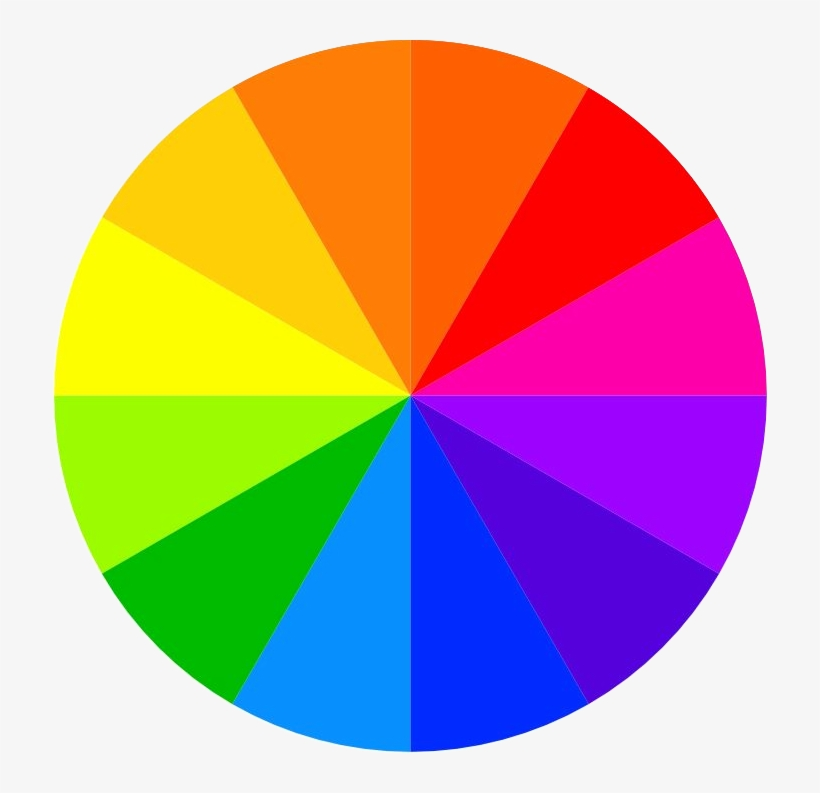
#> input picture Images/colorwheel.png, 820 x 793 px, found by its file name
$ python '1. Basic Image Procressing.py'
#> lines starting #> are read from the running program, lines starting #| are printed output that depends on the picture
import cv2
import os
import numpy as np

# Reading Image
img = cv2.imread("Images\colorwheel.png")
#> img is the input picture: shape (793, 820, 3); mean B, G, R 155, 162.3, 193.7
cb = cv2.imread("Images\chessboard.png")

# Operations on Image
img1 = img + 150
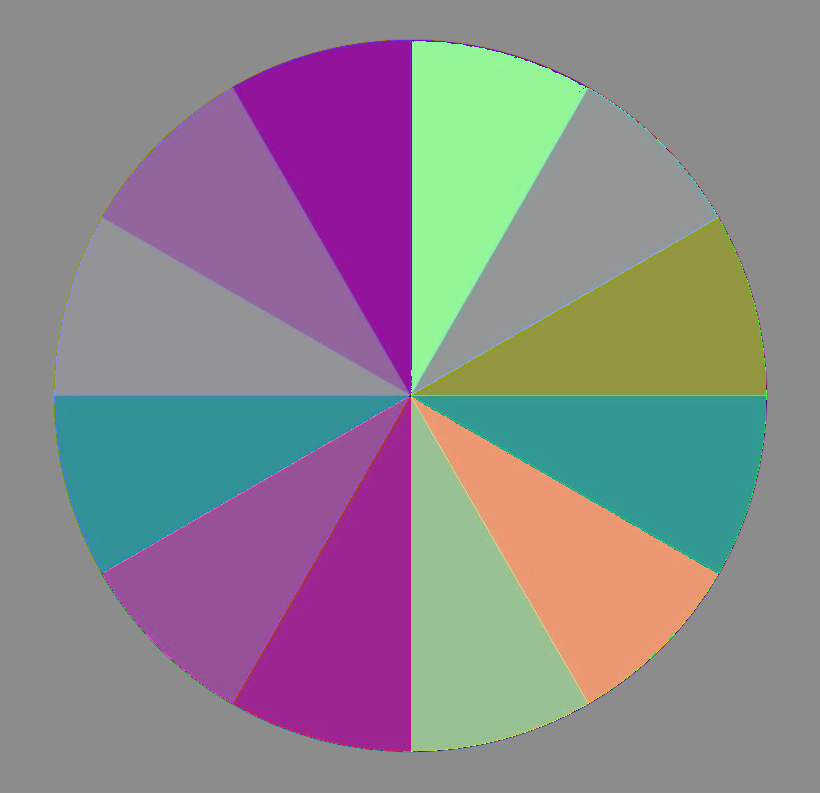
#> img1: shape (793, 820, 3); mean B, G, R 140.3, 134.3, 139.8
img2 = img - 75
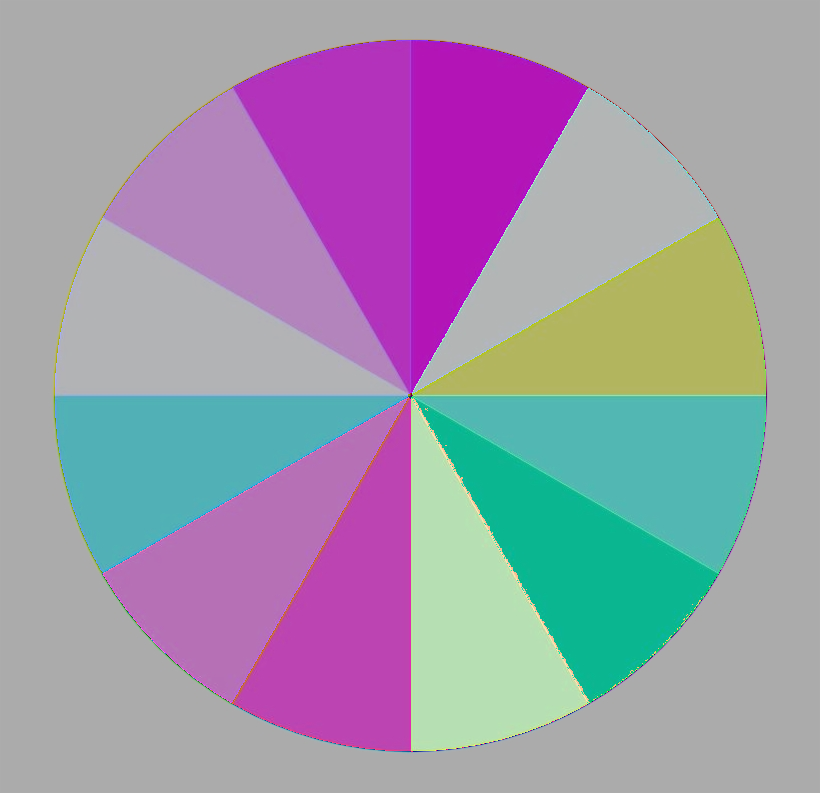
#> img2: shape (793, 820, 3); mean B, G, R 171, 152.5, 158.1
img3 = img * 1.5
img4 = img / 2
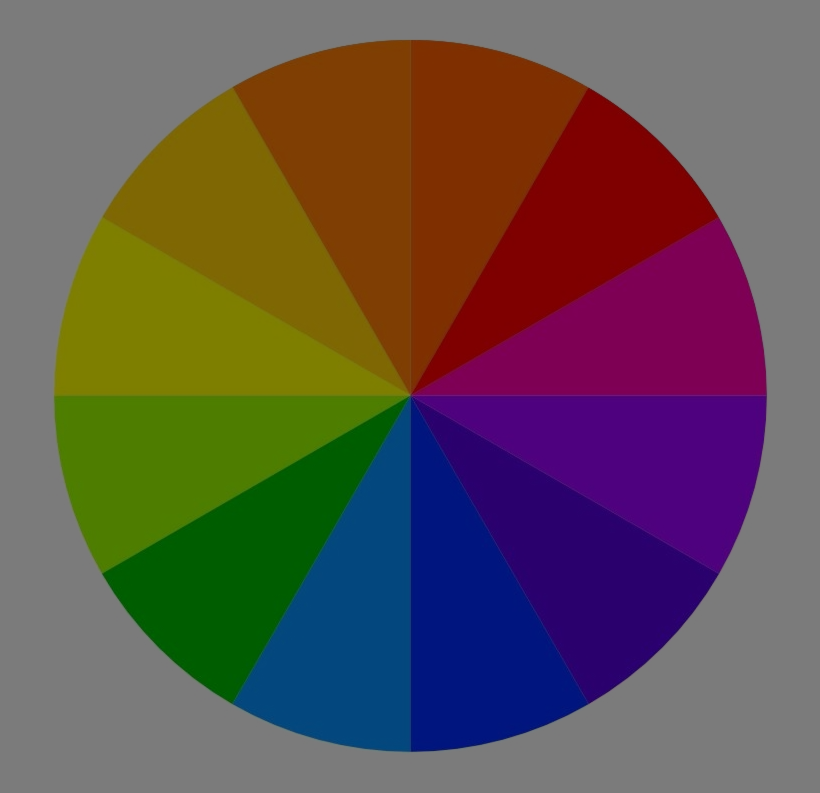
#> img4: shape (793, 820, 3) float64; mean B, G, R 77.5, 81.2, 96.8

# Displaying Image
cv2.imshow("Img", img4) # "Img" --> Window Name
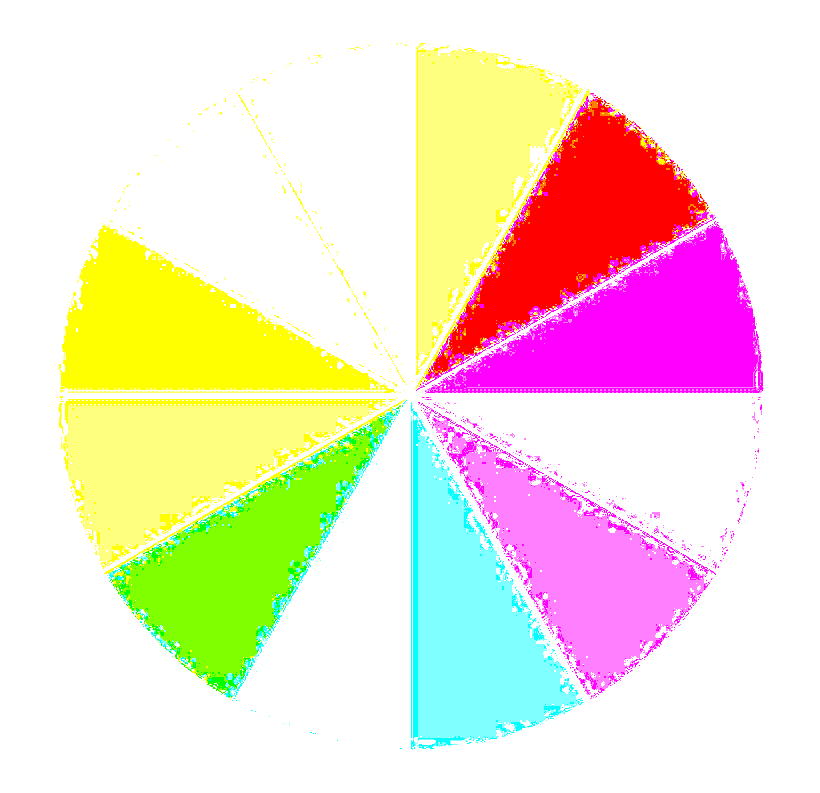
#> window 'Img': shape (793, 820, 3); mean B, G, R 210, 226.2, 242.2

# Writing Image
path = "Images" # realtive or absolute folder path
cv2.imwrite(os.path.join(path , 'newImg.png'),img1)

# Converting Image
convertedImage = cv2.cvtColor(img, cv2.COLOR_BGR2XYZ)
#> convertedImage: shape (793, 820, 3); mean of channels 0, 1, 2 166, 168.5, 165.2
cv2.imshow("Converted Image", convertedImage)

# Converting to Grayscale
grayImage = cv2.cvtColor(img, cv2.COLOR_BGR2GRAY)
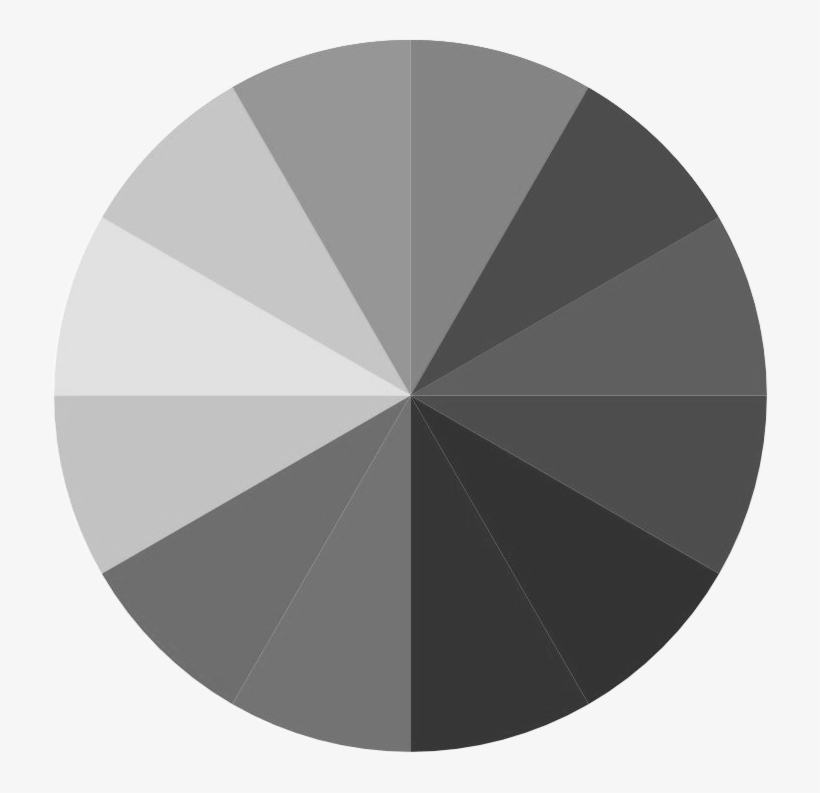
#> grayImage: shape (793, 820); min 41, max 251, mean 170.9
cv2.imshow("Gray Image", grayImage)

# Inverting/Complement of an Image
invertedImage = cv2.bitwise_not(img)
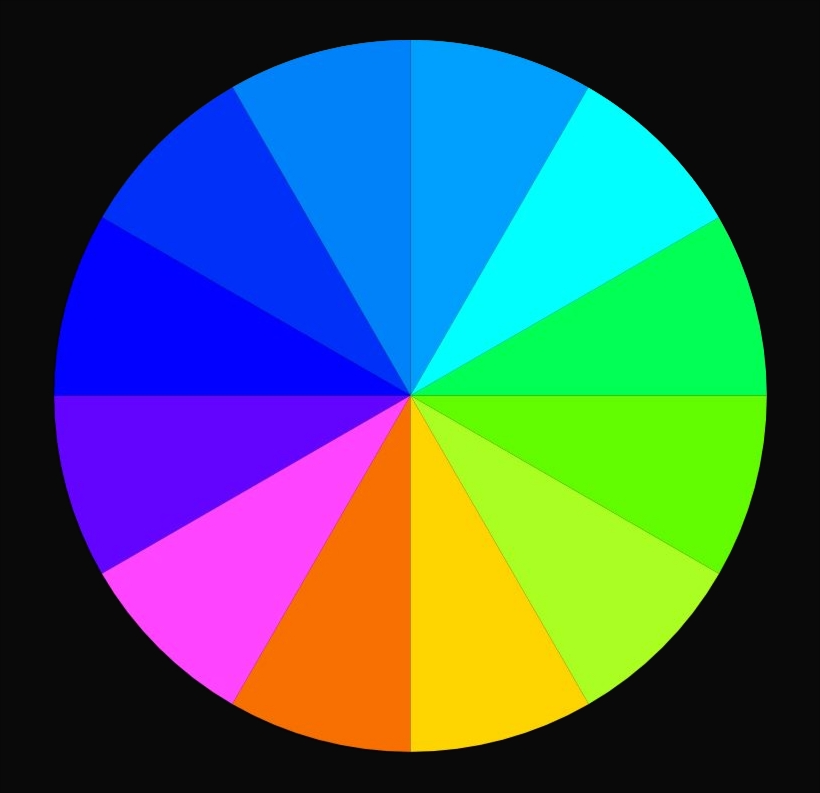
#> invertedImage: shape (793, 820, 3); mean B, G, R 100, 92.7, 61.3
cv2.imshow("Inverted Image", invertedImage)

# Replacing specific Colors
# axis = -1 --> apply to each and every pixel, till the end
#> (the run stopped early here; a loop or call above may not have finished)
